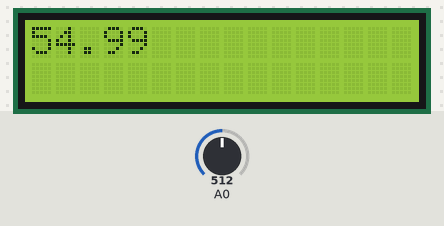
Simulated run of this sketch. Board: Arduino Uno, built with avr-gcc and run on an emulated ATmega328P. Shown: 16×2 character LCD. The test bench sets the inputs (shaded band); at power-on: A0 = 512.

Above: at 1.2 s.
1.3 s: A0 set to 716
At 2.5 s:
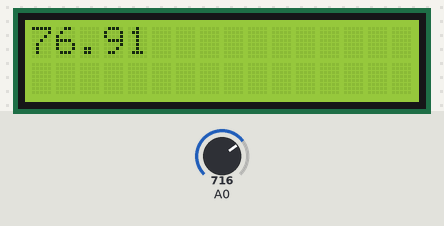
2.8 s: A0 set to 900
At 3.1 s:
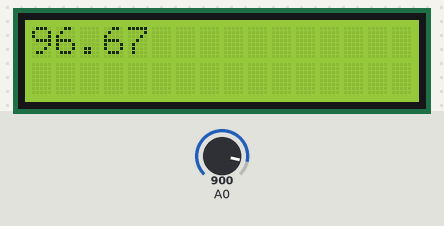
4.3 s: A0 set to 1023
At 4.8 s:
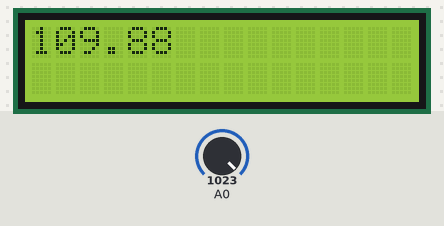
Timing chart, 0 to 7.3 s (numbered marks = the images above; inputs shaded):
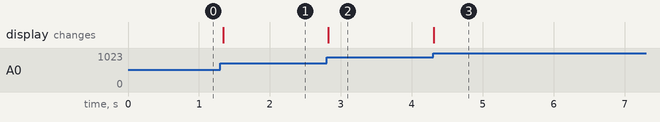

The sketch:

LM35_isi_olcum_ve_lcd_ekrana_yazdirma.ino
```cpp
// Taslak > library ekle bölümünden de " Wire " kütüphanesini ekleyebilirsiniz.
#include <Wire.h>
//  Eğer bu kütüphane sisteminizde yoksa " Taslak > library ekle > Kütüphaneleri Yönet " bölümünden "LiquidCrystal I2C" isimli ve yazarı "Frank de Brabander" kütüphanesini kurmanız gerekmektedir.
#include <LiquidCrystal_I2C.h>

// burada kullanacağımız lcd ekrana bir isim veriyoruz ben " lcd " ismini verdim.
// " 0x27 " I2C bağlantı numarası, burayı değiştirmiyoruz.
// " 16 " ve " 2 " kullandığımız lcd panelin sütün ve satır sayısı.
LiquidCrystal_I2C lcd(0x27, 16, 2);

void setup()
{
  lcd.init(); // lcd ekranı başlatıyoruz.
  lcd.backlight(); // ekranın arka ışığını açıyoruz.
}

void loop()
{
  lcd.setCursor(0, 0); // lcd panelin hangi noktasından yazdırmaya başlayacağımızı belirliyoruz. İlk rakam sütun, ikinci rakam satır. Sayısal sistemlerde ilk konum 0-sıfır dan başlar.
  lcd.print(analogRead(0) / 9.31); // Analog 0 dan gelen veriyi 9,31 sayısına bölerek, santigrat değere çevirip, lcd ekrana yazdırıyoruz.
  delay(100); // ekranın çok hızlı değişmemesi için 100 milisaniye bekletme koyuyoruz.
}
```

Measured:
- after the input at 1.3 s, the display: changes at once (image 1)
- after the input at 2.8 s, the display: changes at once (image 2)
- after the input at 4.3 s, the display: changes at once (image 3)
